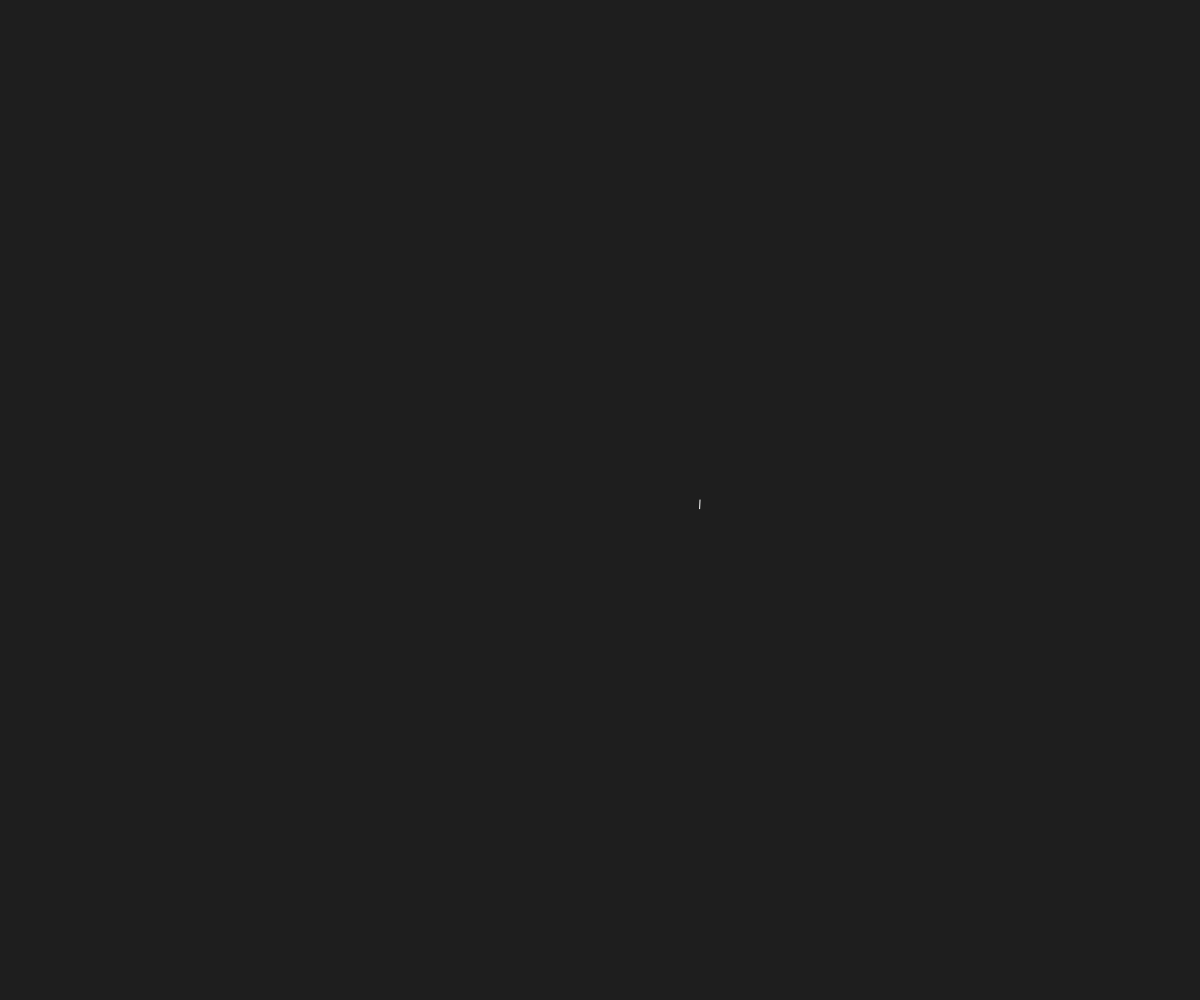
Frame 1 (no input)
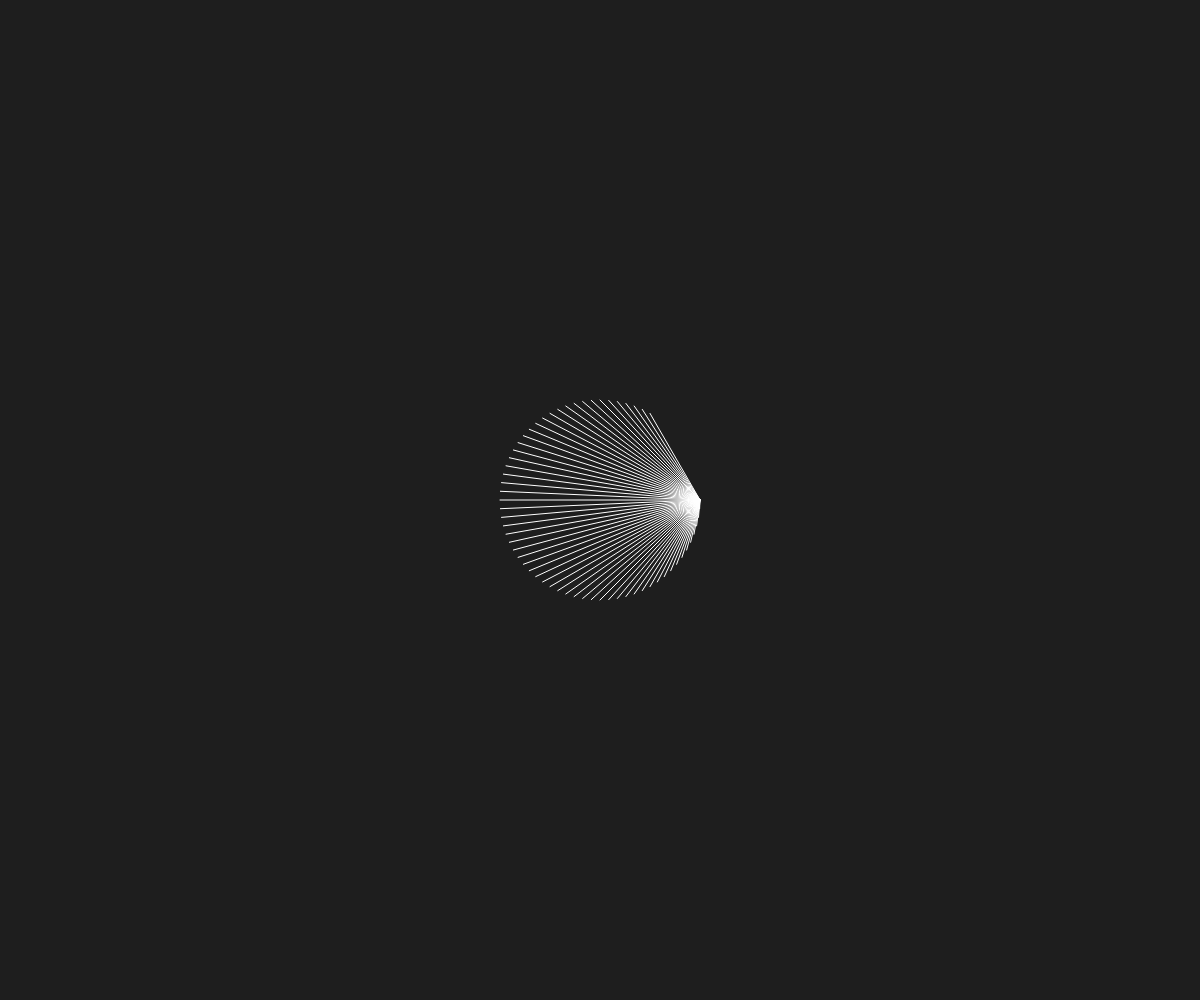
Frame 60 (no input)
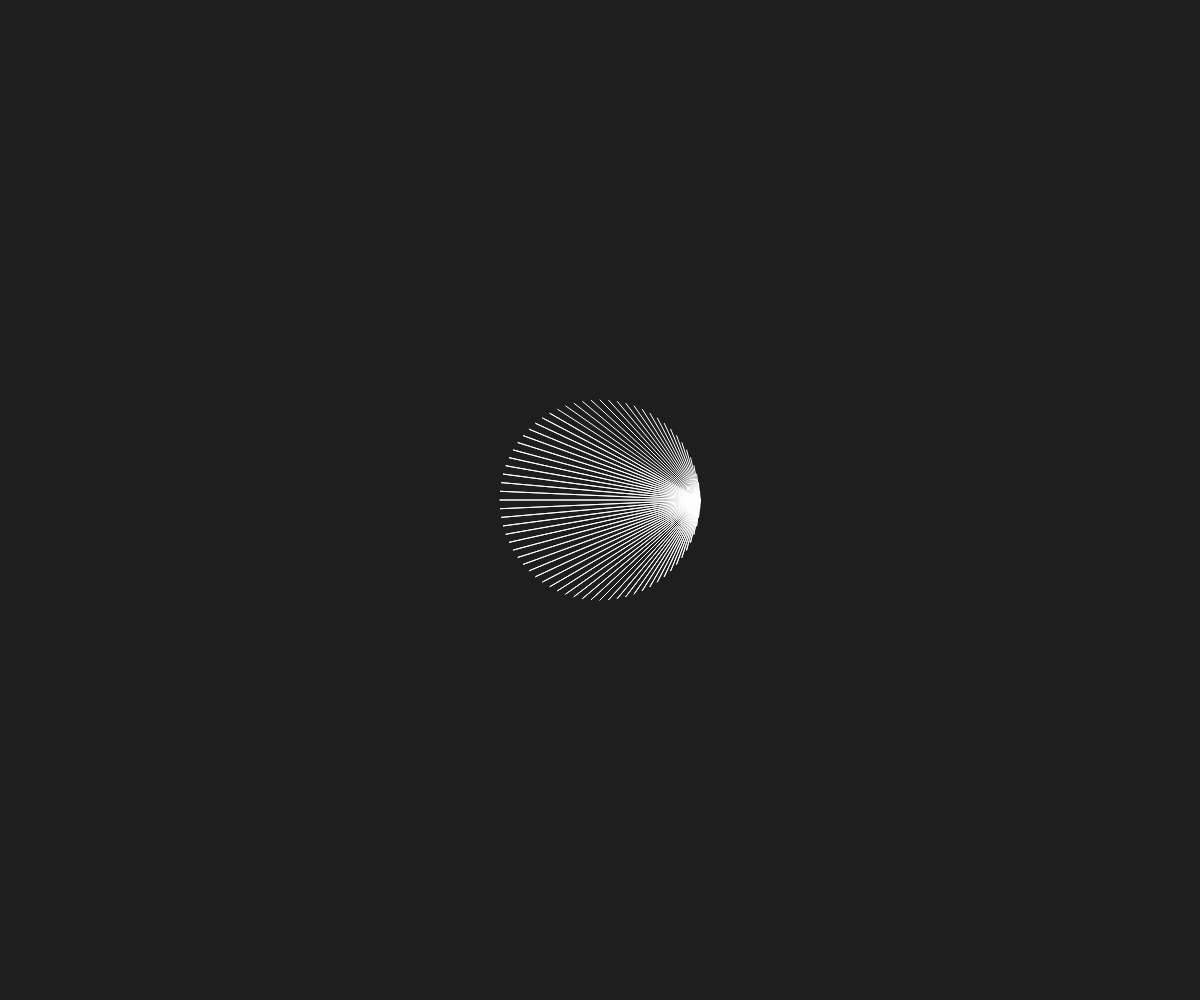
Frame 120 (the mouse pressed at the canvas centre since frame 60)

The p5.js sketch that drew these frames (run headless with seeded random() and noise() and a simulated clock; from frame 60 on, the mouse is pressed at the canvas centre):

// p5.js sketch
// ── sketch.js
function preload(){
  // put preload code here
}

function setup() {
   createCanvas(windowWidth, windowHeight);
   angleMode(DEGREES);
   frameRate(20);
   background(30);
}

function draw() {

  stroke(256);

  translate(width/2, height/2);
  line(100, 0, cos(frameCount*5) * 100, sin(frameCount*5) * 100);
}
